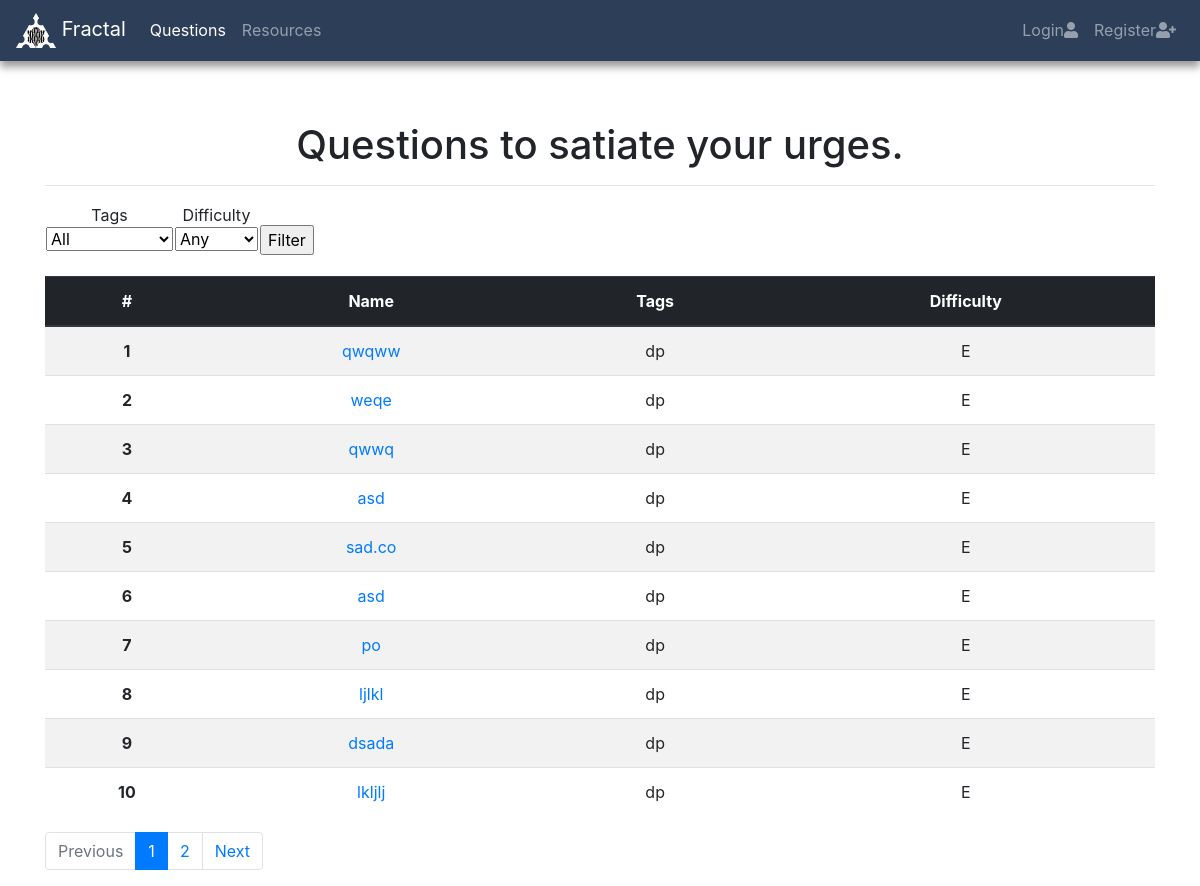
The app's page /extra/ with its own data.
### extras/models.py (models this page shows, shortened)
class Questions(models.Model):
    title=models.CharField(max_length=200,null=True,blank=True)
    url=models.URLField(null=True,blank=True,default='')
    tags = models.ManyToManyField('Tag')
    category = models.ForeignKey('Category',on_delete=models.CASCADE)
    question_date = models.DateTimeField(
            default=timezone.now)
    def display_tags(self):
        return ', '.join(tags.tag_name for tags in self.tags.all()[:3])
    display_tags.short_description = 'Tag'

class Tag(models.Model):
    tag_name =models.CharField(max_length=200, null=True,blank=True)

class Category(models.Model):
    difficulty = (
        ('E', 'Easy'),
        ('M', 'Medium'),
        ('H', 'Hard'),
           )
    category_name = models.CharField(
        max_length=1,
        choices=difficulty,
        blank=True,
        default='E',
    )
    def __str__(self):
        return self.category_name

### extras/views.py (the view)
# urls.py: path('', views.question, name="explore"),
def question(request):
	if request.method == 'POST':
		quote = request.POST.get('language')
		quote1 = request.POST.get('status')
		return HttpResponseRedirect('/extra/filter/?tag='+quote+'&category='+str(quote1))
	questions_list=Questions.objects.all().order_by('-question_date')
	tag_list=Tag.objects.all()
	cat_list=Category.objects.all()
	page = request.GET.get('page', 1)
	paginator = Paginator(questions_list, 10)
	try:
		questions = paginator.page(page)
	except PageNotAnInteger:
		questions = paginator.page(1)
	except EmptyPage:
		questions = paginator.page(paginator.num_pages)
	return render(request, 'extras/questions.html', {'questions': questions,'tags':tag_list,'category':cat_list})

### extras/templates/extras/questions.html (shortened to what this page needs)
{% load static %}
<!DOCTYPE html>
<html lang="en">
<head>
  <link rel="stylesheet" href="https://maxcdn.bootstrapcdn.com/bootstrap/4.1.3/css/bootstrap.min.css">
  <link rel="stylesheet" href="{% static 'css/common.css' %}">
    <link rel="stylesheet" href="https://use.fontawesome.com/releases/v5.3.1/css/all.css">
</head>
<body>
  <nav class="navbar navbar-expand-sm bg-dark navbar-dark " style="margin-bottom: 5%" id="navbar">
  <a class="navbar-brand" href="{% url 'home' %}">
    <img src="{% static 'images/logo.png' %}" alt="Fractal" style="width:40px;"> Fractal
  </a>
<div class="collapse navbar-collapse" id="collapsibleNavbar">
  <ul class="navbar-nav">
    <li class="nav-item active">
      <a class="nav-link" href="{% url 'questions' %}">Questions</a>
    </li>
    <li class="nav-item">
      <a class="nav-link" href="{% url 'resources' %}">Resources</a>
    </li>
  </ul>
  <ul class="navbar-nav ml-auto">
    {% if user.is_authenticated %}
    <li><p class="top-menu" style="color:white">Hello {{ user.username }} <small>(<a href="{% url 'logout' %}">Log out</a>)</small></p>
    {% else %}
    <li class="nav-item">
      <a class="nav-link" href="{% url 'login' %}">Login<i class="fa fa-user"></i></a>
    </li>
    <li class="nav-item">
      <a class="nav-link" href="{% url 'signup' %}">Register<i class="fa fa-user-plus"></i>
</a>
    </li>
    {% endif %}
</ul>
</div>
</nav>
<div class="container" style="text-align: center">
  <h1>Questions to satiate your urges.</h1>
  <hr/>
</div>
<div class="container">
<form id='filter' action="{% url 'questions' %}" name='filter'  method='post'>
                    <table class='topbox-small'>
                        <tr class='topbox-inner'>
                          <td style='border-bottom:0px; ;' class='topbox-inner-item-small l-float'>
                    <div class='topbox-inner-left l-float' >Tags </div>
                    <div class='topbox-inner-right-small l-float'>
                    <select id='language' name='language' class='field-style1'>
                    <option value=''>All</option>
                    </select>
                    </div>
                    </td>
                    <td style='border-bottom:0px; ;' class='topbox-inner-item-small l-float'>
                    <div class='topbox-inner-left l-float'>Difficulty </div>
                    <div class='topbox-inner-right-small l-float'>
                    <select id='status' name='status' class='field-style1'> <option value=''>Any</option><option value='E'> Easy</option>
                        <option value='H'> Hard</option></select></div></td>
                   <td style='border-bottom:0px; position: relative; top: 13px;' class='topbox-inner-button l-float'>
                    <input name='Submit' type='submit' value='Filter' />
                 </td></tr>
                    </table>
                </form>
              </div>
<br>
<div class="container">
  <table class="table table-striped">
  <thead class="thead-dark">
    <tr>
      <th scope="col">#</th>
      <th scope="col">Name</th>
      <th scope="col">Tags</th>
      <th scope="col">Difficulty</th>
    </tr>
  </thead>
  <tbody>
    {% for quest in questions %}
          <tr>
            <th scope="row">{{ forloop.counter0|add:questions.start_index }}</th>
            <td><a href="{{quest.url}}" target="Blank">{{ quest.title }}</a></td>
            <td>{{ quest.display_tags }}</td>
            <td>{{ quest.category}}</td>
          </tr>
       {% endfor %}
  </tbody>
</table>
</div>
<div class="container">
    <div class="text-center">
  {% if questions.has_other_pages %}
      <ul class="pagination">
        {% if questions.has_previous %}
          <li class="page-item"><a class="page-link" href="?page={{ questions.previous_page_number }} tabindex="-1"">Previous</a></li>
        {% else %}
          <li class="page-item disabled"><span class="page-link">Previous</span></li>
        {% endif %}
        {% for i in questions.paginator.page_range %}
          {% if questions.number == i %}
            <li class="page-item active "><span class="page-link">{{ i }} <span class="sr-only page-link">(current)</span></span></li>
          {% else %}
            <li class=" page-item"><a class="page-link" href="?page={{ i }}">{{ i }}</a></li>
          {% endif %}
        {% endfor %}
        {% if questions.has_next %}
          <li class="page-item" ><a class="page-link" href="?page={{ questions.next_page_number }}" tabindex="-1">Next</a></li>
        {% else %}
          <li class="page-item disabled"><span class="page-link">Next</span></li>
        {% endif %}
      </ul>
    {% endif %}
  </div>
</div>
</body>
</html>

### fractalweb/static/css/common.css (style rules this page uses)
#navbar { background-color: #2c3e58!important; box-shadow: 0 6px 8px 0 rgba(0, 0, 0, 0.4); }
body { text-align: center; }

### records on screen
Questions: title "qwqww", display_tags "dp", category "E"
Questions: title "weqe", display_tags "dp", category "E"
Questions: title "qwwq", display_tags "dp", category "E"
Questions: title "asd", display_tags "dp", category "E"
Questions: title "sad.co", display_tags "dp", category "E"
Questions: title "asd", display_tags "dp", category "E"
Questions: title "po", display_tags "dp", category "E"
Questions: title "ljlkl", display_tags "dp", category "E"
Questions: title "dsada", display_tags "dp", category "E"
Questions: title "lkljlj", display_tags "dp", category "E"

### other values on screen
{{ i }} "1"
{{ i }} "2"
